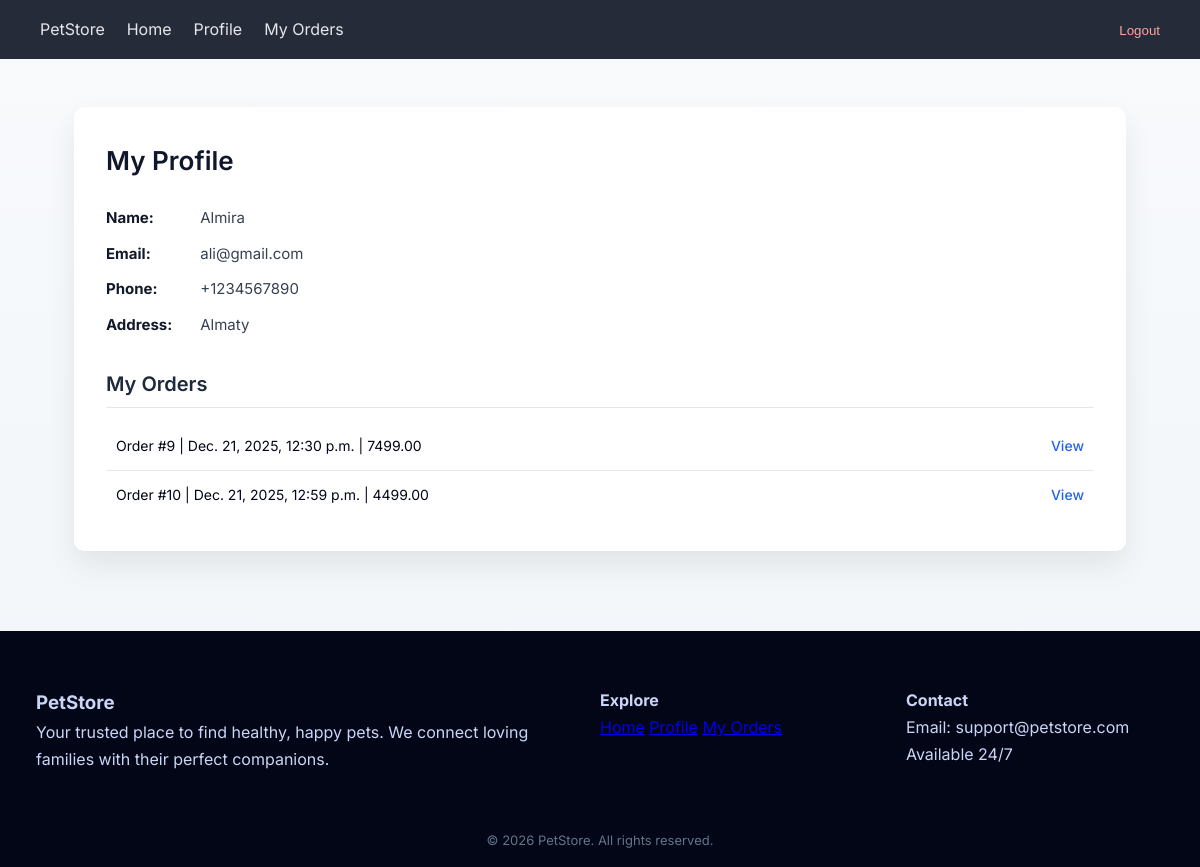
Before: /profile/ (signed in) with the older database file.
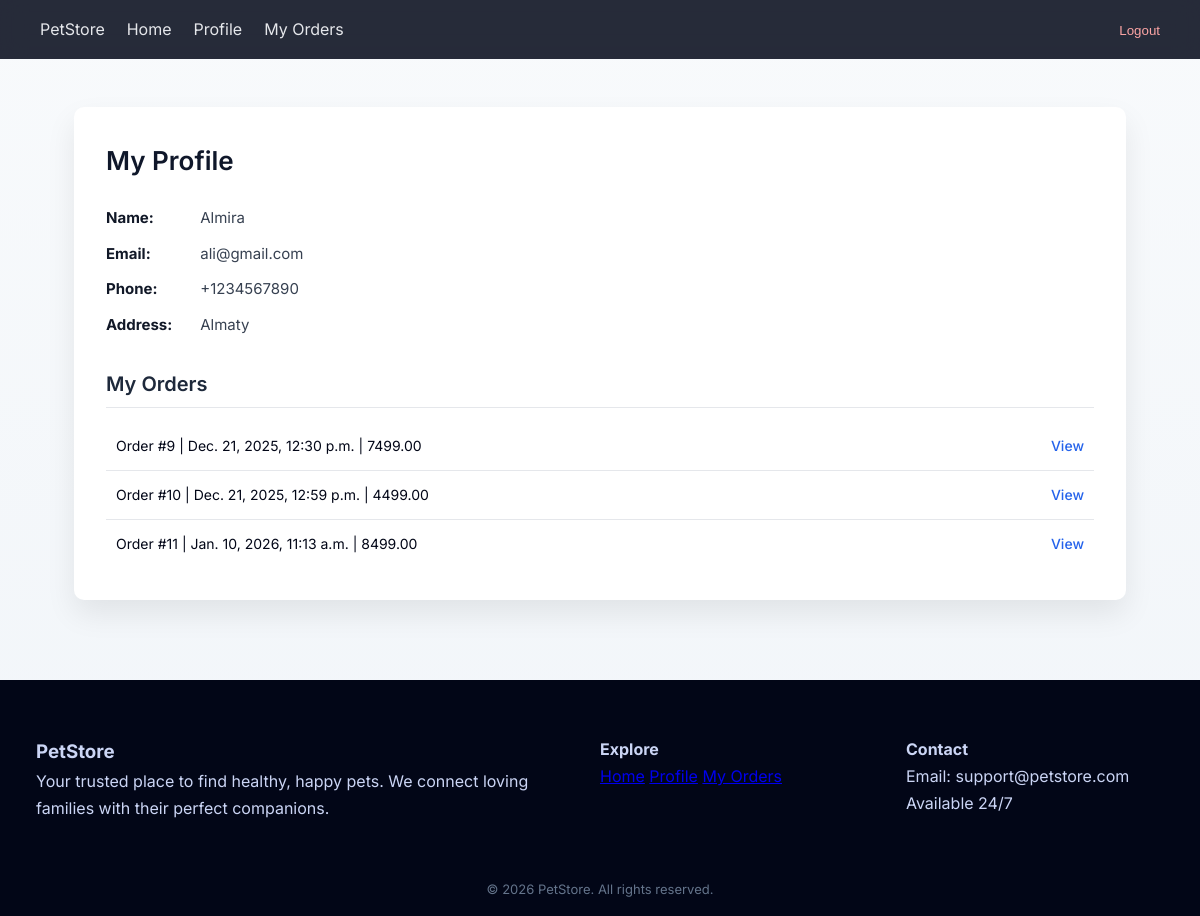
After: the same page with the newer database file.
### Shop/models.py (models this page shows, shortened)
class Order(models.Model):
    customer = models.ForeignKey(
        Customer,
        on_delete=models.CASCADE,
        related_name="orders"
    )
    order_date = models.DateTimeField(auto_now_add=True)
    total_amount = models.DecimalField(max_digits=10, decimal_places=2)

### Shop/views.py (the view)
# urls.py: path('profile/', views.customer_profile, name='customer_profile'),
@login_required
def customer_profile(request):
    customer, created = Customer.objects.get_or_create(
        user=request.user,
        defaults={
            'name': request.user.username,
            'email': request.user.email or '',
            'phone_number': '',
            'address': '',
        }
    )
    orders = customer.orders.all()
    return render(request, 'customers/profile.html', {
        'customer': customer,
        'orders': orders
    })

### Shop/templates/customers/profile.html (shortened to what this page needs)
{% extends 'base.html' %}
{% load static %}
{% block css %}
<link rel="stylesheet" href="{% static 'css/profile.css' %}">
{% endblock %}
{% block content %}
<div class="profile-box">
<h2>My Profile</h2>
<p><strong>Name:</strong> {{ customer.name }}</p>
<p><strong>Email:</strong> {{ customer.email }}</p>
<p><strong>Phone:</strong> {{ customer.phone_number }}</p>
<p><strong>Address:</strong> {{ customer.address }}</p>
<h3>My Orders</h3>
<ul>
    {% for order in orders %}
        <li>
            Order #{{ order.id }} |
            {{ order.order_date }} |
            {{ order.total_amount }}
            <a href="{% url 'order_detail' order.id %}">View</a>
        </li>
    {% empty %}
        <p>No orders yet.</p>
    {% endfor %}
</ul>
</div>
{% endblock %}

Changed rows visible on the page:
added Order: id "11", order_date "Jan. 10, 2026, 11:13 a.m.", total_amount "8499.00"
